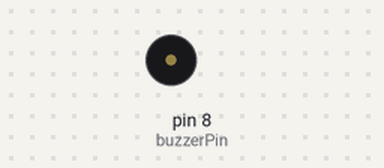
Simulated run of this sketch. Board: Arduino Uno, built with avr-gcc and run on an emulated ATmega328P. Parts: buzzer (waves = sounding).

Above: at 0.22 s.
At 3.6 s:
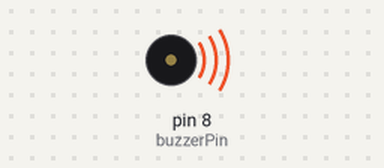
Timing chart, 0 to 5.3 s (numbered marks = the images above):
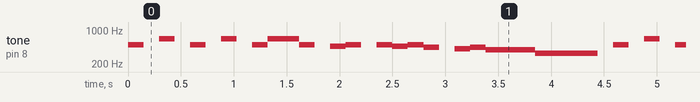

Measured:
- by itself, tone on pin 8 (buzzerPin): plays 493 Hz for 0.15 s, 659 Hz for 0.15 s, 493 Hz for 0.15 s, 659 Hz for 0.15 s, 493 Hz for 0.15 s, 659 Hz for 0.29 s … (482 notes in this stretch)

The sketch:

Melody_sep14b.ino
```cpp
// Define buzzer pin and tempo
const int buzzerPin = 8;  // Replace with the pin connected to your passive buzzer
const float songSpeed = 0.85;

// Define note frequencies
#define NOTE_B4 493
#define NOTE_A4 440
#define NOTE_E5 659
#define NOTE_A5 466
#define NOTE_G5 415
#define NOTE_G4 390
#define NOTE_E4 330

// Define the melody as an array of notes
int melody[] = {
  NOTE_B4, 0, NOTE_E5, 0, NOTE_B4, 0, NOTE_E5, 0,
  NOTE_B4, NOTE_E5, NOTE_B4, 0, NOTE_A5, NOTE_B4, 0,
  NOTE_B4, NOTE_A5, NOTE_B4, NOTE_A4, 0, NOTE_G5, NOTE_A4, NOTE_G4,
  NOTE_E4, 0,
  // Continue with the rest of the notes
};

// Define the durations for each note (in milliseconds)
int durations[] = {
  125, 125, 125, 125, 125, 125, 125, 125,
  125, 250, 125, 125, 125, 125, 125,
  125, 125, 125, 125, 125, 125, 125, 400,
  500, 125,
  // Continue with the rest of the durations
};

void setup() {
  pinMode(buzzerPin, OUTPUT);
}

void loop() {
  for (int i = 0; i < sizeof(melody) / sizeof(int); i++) {
    int noteDuration = durations[i] / songSpeed;
    if (melody[i] != 0) {
      tone(buzzerPin, melody[i], noteDuration);
    } else {
      noTone(buzzerPin);
    }
    delay(noteDuration);
  }
}
```
